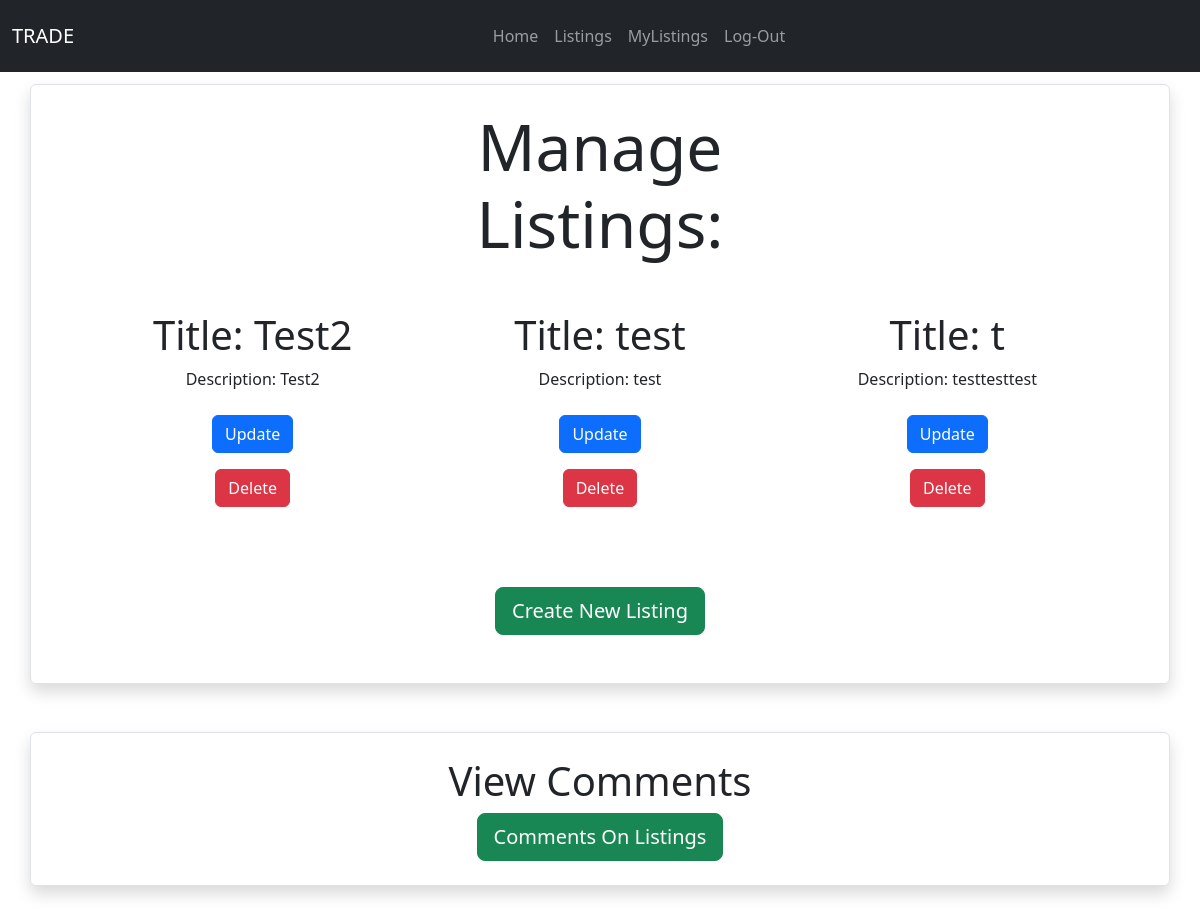
Page /mylistings (signed in) on the committed database.
### Trade/models.py (models this page shows, shortened)
class listing(models.Model):
    user = models.ForeignKey(User, on_delete=models.CASCADE)
    title = models.CharField(max_length=200)
    price = models.IntegerField()
    location = models.CharField(max_length=200)
    description = models.CharField(max_length=600)
    type = models.CharField(max_length=20, blank=False, choices=LISTING_TYPE)
    image = models.ImageField(null=True)
    created_at = models.DateTimeField(auto_now_add=True, blank=True)

### Trade/views.py (the view)
# urls.py: path('mylistings', views.my_listings, name='my_listings'),
@login_required(login_url='login')
def my_listings(request):
    listings = listing.objects.filter(user=request.user)
    context = {'listings': listings}
    return render(request, 'Trade/mylistings.html', context)

### templates/Trade/mylistings.html (shortened to what this page needs)
{% extends 'Trade/base.html' %}
{% load static %}
{% load crispy_forms_tags %}
{% load crispy_forms_filters %}
{% block body %}
    <div class="container justify-content-center  border shadow rounded my-5">
        <div class="row p-3 m-2 justify-content-center text-center">
            <div class="col-4">
                <div class="display-3">Manage Listings:</div>
                </div>
<div class="row my-5">
            {% for listings in listings %}
                <div class="col-4">
                <h1>Title: {{ listings.title }}</h1>
                    <p>Description: {{ listings.description }}</p>
                    <a href="{% url 'update_listing' listings.id %}"><button type="submit" class="btn btn-primary m-2">Update</button></a>
                <form action="{% url 'delete_listing' listings.id %}" method="post">
                    <button type="submit" class="btn btn-danger m-2">Delete</button>
                    </form>
                </div>
                {% empty %}
                <div class="text-center">
                <h1>You have No Listings, Press the button to create one</h1>
            </div>
            {% endfor %}
        </div>
        <div class="row p-3 m-2 justify-content-center text-center">
            <div class="col-6">
                <a href="{% url 'create' %}"> <button type="button" class="btn btn-success btn-lg">Create New Listing</button></a>
            </div>
        </div>
   </div>
    </div>
     <div class="container justify-content-center  border shadow rounded my-5">
        <div class="row p-3 m-2 justify-content-center text-center">
            <h1>View Comments</h1>
            <a href="{% url 'view_comments' %}"> <button type="button" class="btn btn-success btn-lg">Comments On Listings</button></a>
        </div>
</div>
{% endblock %}

### static/css/style.css (style rules this page uses)
body { padding-top: 3%; padding-bottom: 2%; }

### rows in the picture
listing: title "Test2", description "Test2"
listing: title "test", description "test"
listing: title "t", description "testtesttest"
